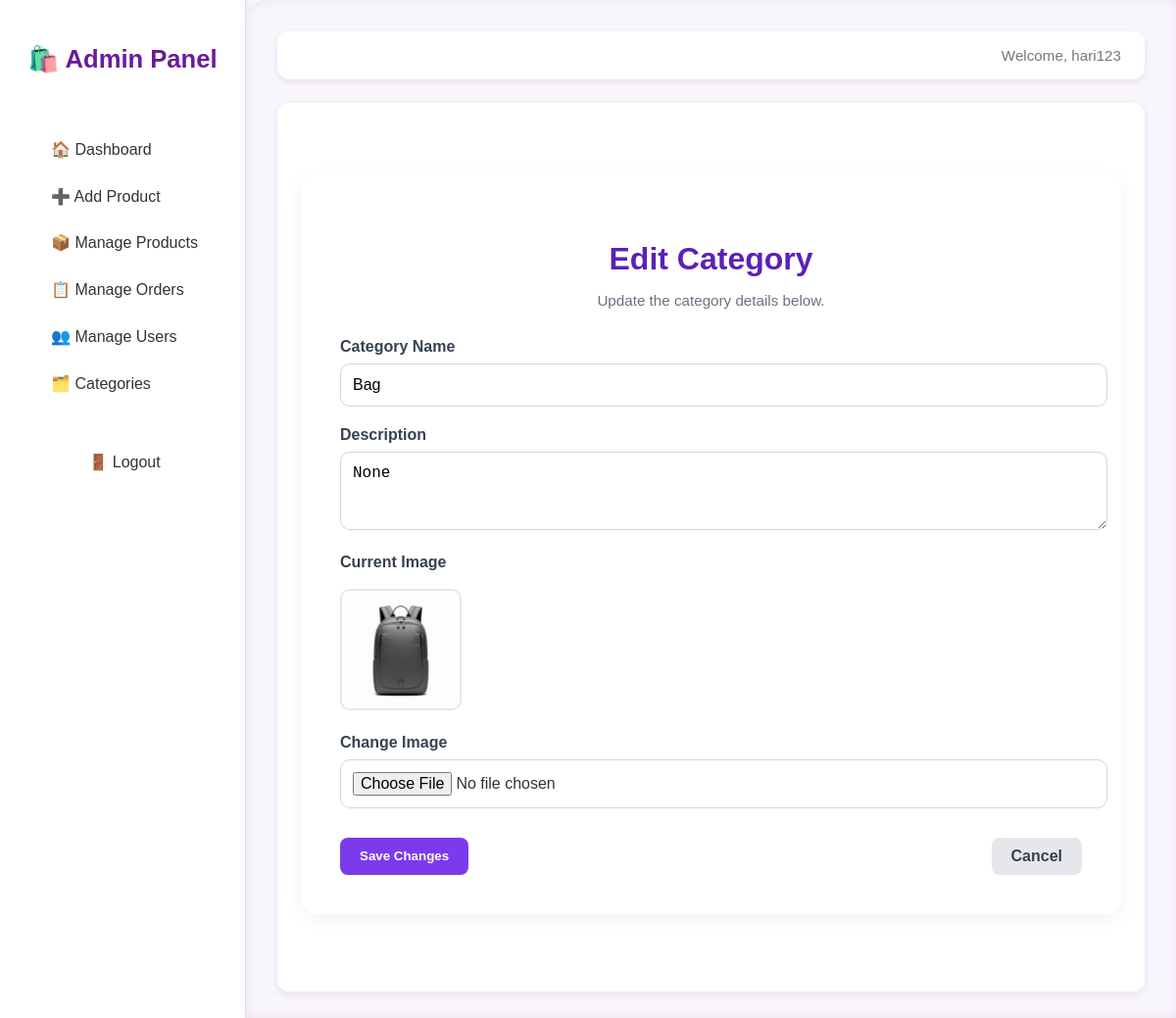
The page /admin-panel/category/edit/1/ (signed in) on the database its author committed.
### shop/models.py (models this page shows, shortened)
class User(AbstractUser):
    ROLE_CHOICES = (
        ('customer', 'Customer'),
        ('admin', 'Admin'),
        ('delivery', 'Delivery'),
    )
    role = models.CharField(max_length=20, choices=ROLE_CHOICES, default='customer')
    phone = models.CharField(max_length=15, blank=True, null=True)
    address = models.TextField(blank=True, null=True)

class Category(models.Model):
    name = models.CharField(max_length=100)
    description = models.TextField(blank=True, null=True)
    image = models.ImageField(upload_to='categories/', blank=True, null=True)
    class Meta:
        verbose_name_plural = "Categories"

### shop/views.py (the view, shortened to what this page needs)
# urls.py: path('admin-panel/category/edit/<int:category_id>/', views.edit_category, name='edit_category'),
@login_required(login_url='login')
def edit_category(request, category_id):
    if request.user.role != 'admin':
        messages.error(request, "Access denied. Admins only.")
        return redirect('home')
    category = get_object_or_404(Category, id=category_id)
    return render(request, 'admin/edit_category.html', {'category': category})

### templates/admin/edit_category.html (shortened to what this page needs)
{% extends 'admin_base.html' %}
{% load static %}
{% block extra_css %}
<link rel="stylesheet" href="{% static 'css/edit_category.css' %}">
{% endblock %}
{% block content %}
<div class="edit-category-container">
  <div class="page-header">
    <h1>Edit Category</h1>
    <p>Update the category details below.</p>
  </div>
  <div class="edit-category-box">
    <form method="POST" enctype="multipart/form-data" class="edit-category-form">
      <div class="form-group">
        <label for="name">Category Name</label>
        <input type="text" id="name" name="name" value="{{ category.name }}" required>
      </div>
      <div class="form-group">
        <label for="description">Description</label>
        <textarea id="description" name="description" rows="3">{{ category.description }}</textarea>
      </div>
      <div class="form-group image-preview">
        <label>Current Image</label>
        {% if category.image %}
          <img src="{{ category.image.url }}" alt="{{ category.name }}">
        {% else %}
          <p class="no-image">No image uploaded</p>
        {% endif %}
      </div>
      <div class="form-group">
        <label for="image">Change Image</label>
        <input type="file" id="image" name="image" accept="image/*">
      </div>
      <div class="form-actions">
        <button type="submit" class="btn save-btn">Save Changes</button>
        <a href="{% url 'manage_categories' %}" class="btn cancel-btn">Cancel</a>
      </div>
    </form>
  </div>
</div>
{% endblock %}

### templates/admin_base.html (shortened to what this page needs)
{% load static %}
<!DOCTYPE html>
<html lang="en">
<head>
    <link rel="stylesheet" href="{% static 'css/admin_base.css' %}">
    {% block extra_css %}
    {% endblock %}
</head>
<body>
<div class="admin-wrapper">
    <aside class="sidebar">
        <div class="logo">
            <h2>🛍️ Admin Panel</h2>
        </div>
        <nav>
            <ul>
                <li><a href="{% url 'admin_dashboard' %}" class="nav-link">🏠 Dashboard</a></li>
                <li><a href="{% url 'add_product' %}" class="nav-link">➕ Add Product</a></li>
                <li><a href="{% url 'manage_products' %}" class="nav-link">📦 Manage Products</a></li>
                <li><a href="{% url 'manage_orders' %}" class="nav-link">📋 Manage Orders</a></li>
                <li><a href="{% url 'manage_users' %}" class="nav-link">👥 Manage Users</a></li>
                <li><a href="{% url 'manage_categories' %}" class="nav-link">🗂️ Categories</a></li>
                <li><a href="{% url 'logout' %}" class="nav-link logout">🚪 Logout</a></li>
            </ul>
        </nav>
    </aside>
    <main class="main-content">
        <header class="admin-header">
            <p>Welcome, {{ user.username }}</p>
        </header>
        <section class="admin-content">
            {% block content %}{% endblock %}
        </section>
    </main>
</div>
</body>
</html>

### static/css/admin_base.css (style rules this page uses)
:root { --primary: #6a1b9a; --primary-light: #9c27b0; --background: #f8f6fb; --white: #ffffff; --text-dark: #333; --text-light: #777; --border: #e0d7f8; --shadow: rgba(106, 27, 154, 0.1); }
body { font-family: 'Poppins', sans-serif; margin: 0; background-color: var(--background); color: var(--text-dark); display: flex; height: 100vh; overflow: hidden; }
.admin-wrapper { display: flex; width: 100%; height: 100%; }
.sidebar { width: 250px; background: var(--white); color: var(--primary); display: flex; flex-direction: column; align-items: center; padding: 1.5rem 0; box-shadow: 2px 0 10px var(--shadow); border-right: 1px solid var(--border); }
.sidebar .logo { text-align: center; margin-bottom: 2rem; }
.sidebar .logo h2 { font-size: 1.6rem; font-weight: 600; color: var(--primary); }
.sidebar nav ul { list-style: none; padding: 0; width: 100%; margin: 0; }
.sidebar nav ul li { width: 100%; }
.sidebar nav ul li a { display: block; padding: 0.9rem 1.2rem; text-decoration: none; color: var(--text-dark); font-weight: 500; transition: 0.3s ease; border-left: 4px solid transparent; }
.sidebar .logout { margin-top: 2rem; text-align: center; }
.main-content { flex-grow: 1; background: var(--background); padding: 2rem; overflow-y: auto; border-top-left-radius: 20px; box-shadow: inset 0 0 10px var(--shadow); }
.admin-header { display: flex; justify-content: space-between; align-items: center; background: var(--white); padding: 1rem 1.5rem; border-radius: 12px; box-shadow: 0 3px 6px var(--shadow); margin-bottom: 1.5rem; }
.admin-header p { color: var(--text-light); font-size: 0.95rem; margin: 0; }
.admin-content { background: var(--white); padding: 1.5rem; border-radius: 12px; box-shadow: 0 3px 8px var(--shadow); min-height: calc(100vh - 180px); }
.btn { background-color: var(--primary); color: var(--white); border: none; border-radius: 8px; padding: 0.6rem 1.2rem; cursor: pointer; transition: 0.3s ease; font-weight: 500; }

### static/css/edit_category.css (style rules this page uses)
body { background-color: #f8f9fc; font-family: "Poppins", sans-serif; }
.edit-category-container { max-width: 800px; margin: 50px auto; background: #fff; padding: 40px; border-radius: 16px; box-shadow: 0 4px 20px rgba(0,0,0,0.06); }
.page-header { text-align: center; margin-bottom: 30px; }
.page-header h1 { font-size: 2rem; color: #5b21b6; margin-bottom: 8px; }
.page-header p { color: #6b7280; font-size: 0.95rem; }
.edit-category-form .form-group { margin-bottom: 20px; }
.edit-category-form label { display: block; font-weight: 600; color: #374151; margin-bottom: 8px; }
.edit-category-form input[type="text"], .edit-category-form textarea, .edit-category-form input[type="file"] { width: 100%; padding: 12px; border: 1px solid #d1d5db; border-radius: 10px; font-size: 1rem; transition: border 0.2s ease; }
.image-preview img { width: 120px; height: 120px; object-fit: cover; border-radius: 10px; border: 2px solid #e5e7eb; margin-top: 10px; }
.form-actions { display: flex; justify-content: space-between; margin-top: 30px; }
.btn { padding: 10px 20px; font-weight: 600; border-radius: 8px; text-decoration: none; border: none; cursor: pointer; transition: all 0.3s; }
.save-btn { background: #7c3aed; color: #fff; }
.cancel-btn { background: #e5e7eb; color: #374151; }

### rows shown on the page
User: username "hari123"
Category: name "Bag", description "None", image (picture)
